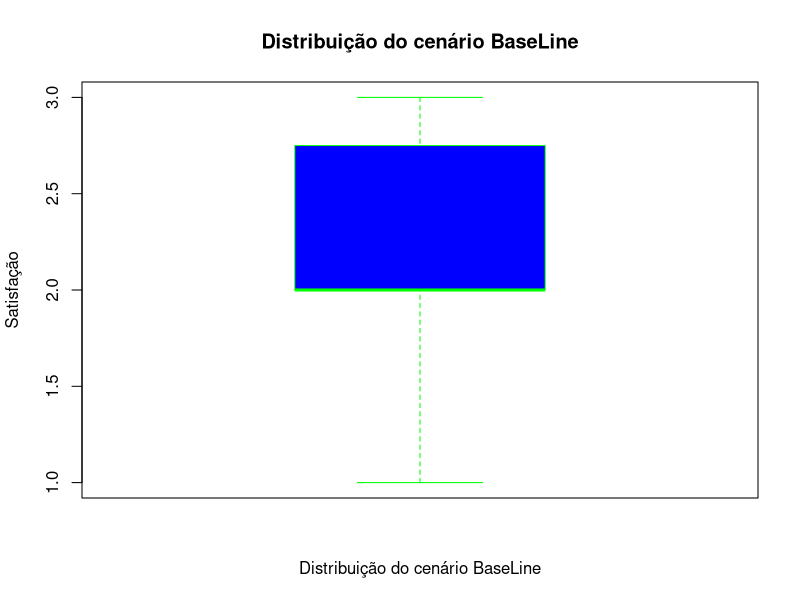
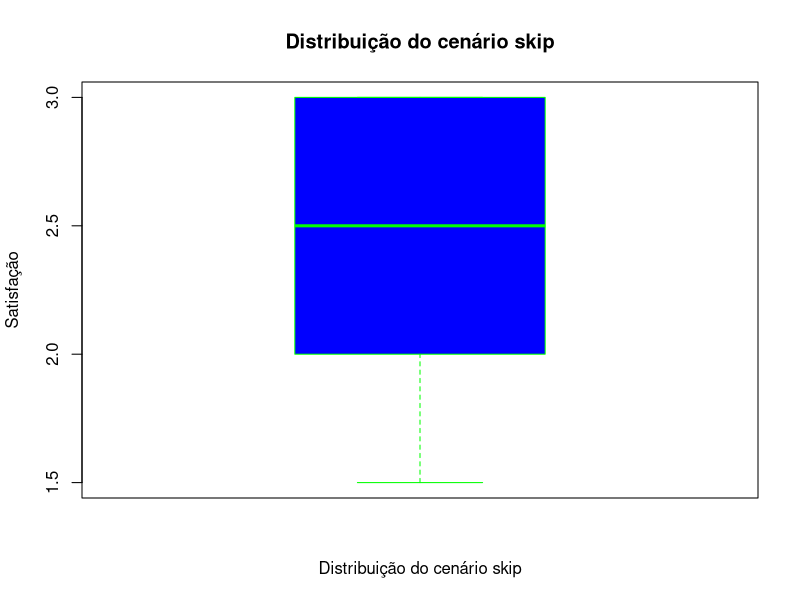
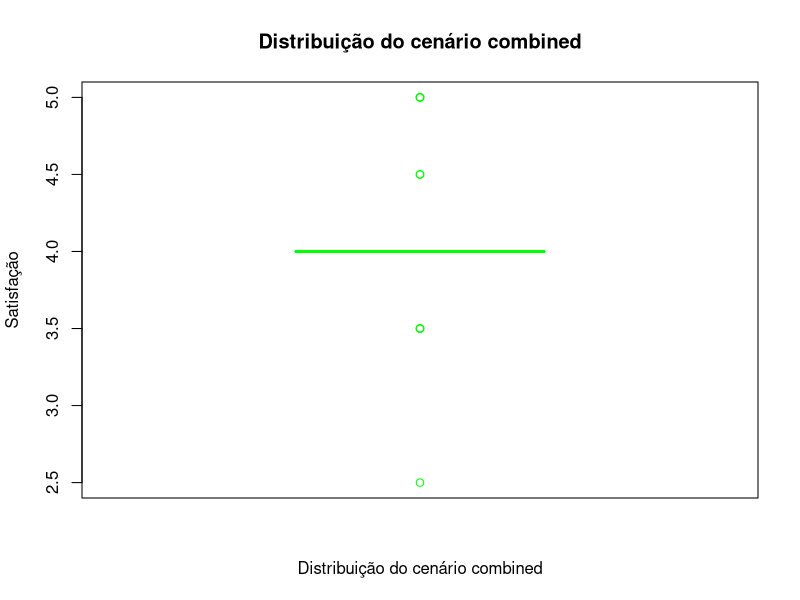
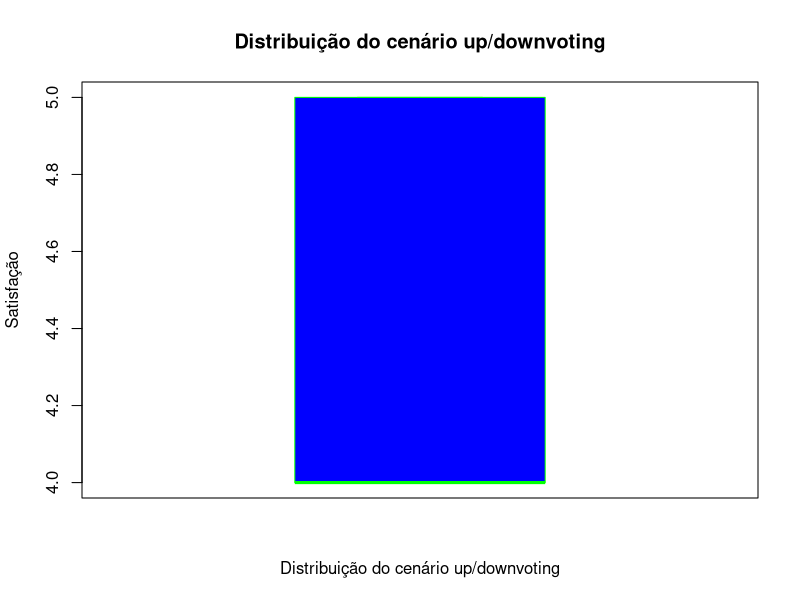
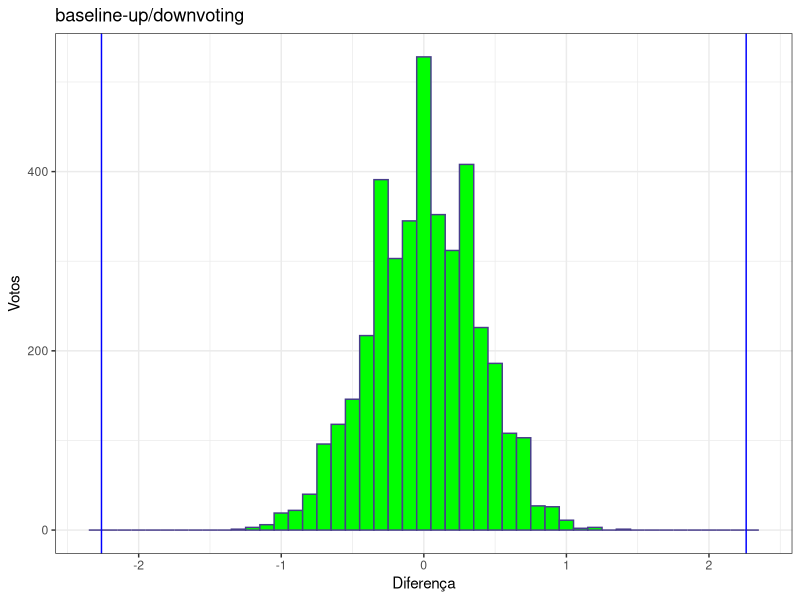

Generate these figures, in order, with R: (Note: a time limit stopped this script after it produced the figures.)
## ---- chunk 1
library(tidyverse)
theme_set(theme_bw())
library(viridis)
library(boot)
library(broom)

knitr::opts_chunk$set(tidy = FALSE,
                      fig.width = 6,
                      fig.height = 5)

## ---- chunk 2
dados = read_csv(here::here("data/satisfacoes.csv"), 
                 col_types = "cdcc") 

glimpse(dados)
## ---- chunk 3
baseLine <- filter(dados, scenario == "baseline")

boxplot(baseLine$satisfaction,
main = "Distribuição do cenário BaseLine",
xlab = "Distribuição do cenário BaseLine",
ylab = "Satisfação",
col = "blue",
border = "green",
horizontal = FALSE
)
## ---- chunk 4
baseLine <- filter(dados, scenario == "skip")

boxplot(baseLine$satisfaction,
main = "Distribuição do cenário skip",
xlab = "Distribuição do cenário skip",
ylab = "Satisfação",
col = "blue",
border = "green",
horizontal = FALSE
)
## ---- chunk 5
baseLine <- filter(dados, scenario == "combined")

boxplot(baseLine$satisfaction,
main = "Distribuição do cenário combined",
xlab = "Distribuição do cenário combined",
ylab = "Satisfação",
col = "blue",
border = "green",
horizontal = FALSE
)
## ---- chunk 6
baseLine <- filter(dados, scenario == "up/downvoting")

boxplot(baseLine$satisfaction,
main = "Distribuição do cenário up/downvoting",
xlab = "Distribuição do cenário up/downvoting",
ylab = "Satisfação",
col = "blue",
border = "green",
horizontal = FALSE
)
## ---- chunk 7
theta <- function(dados, n = 1:NROW(dados), cenarios = c()) {
  if (length(cenarios) != 0)
    dados <- filter(dados, scenario %in% cenarios)
  
  cenarios <- as.factor(dados$scenario) %>% levels()
  
  agrupado = dados %>%
    slice(n) %>%
    group_by(scenario) %>%
    summarise(mean = mean(satisfaction), .groups = 'drop')
  
  
  b = agrupado %>% filter(scenario == cenarios[1]) %>% pull(mean)
  l = agrupado %>% filter(scenario == cenarios[2]) %>% pull(mean)
  l - b
}
## ---- chunk 8
addIntervaloConfianca <- function(ic, cenarios) {
  data.frame(
    base_scenario = cenarios[1],
    cenarios = cenarios[2],
    statistic = ic$statistic,
    conf.low = ic$conf.low,
    conf.high = ic$conf.high
  )
}
## ---- chunk 9
getIntervaloConfianca <- function(df, f, t) {
  df %>%
    filter(scenario %in% f) %>%
    boot(statistic = t,
         R = 4000) %>%
    tidy(conf.level = .95,
         conf.method = "bca",
         conf.int = TRUE)
}

df_comp <- data.frame()
## ---- chunk 10
cenarios = c("baseline", "up/downvoting")
set.seed(1L)
ic <- getIntervaloConfianca(dados, cenarios, theta)
df_comp <- rbind(df_comp, addIntervaloConfianca(ic, cenarios))

ic
## ---- chunk 11
cenarios = c("baseline", "skip")
set.seed(1L)
ic <- getIntervaloConfianca(dados, cenarios, theta)
df_comp <- rbind(df_comp, addIntervaloConfianca(ic, cenarios))

ic
## ---- chunk 12
cenarios = c("baseline", "combined")
set.seed(1L)
ic <- getIntervaloConfianca(dados, cenarios, theta)
df_comp <- rbind(df_comp, addIntervaloConfianca(ic, cenarios))

ic
## ---- chunk 13
theta_hip <- function(dados, cenarios = c()) {
  if (length(cenarios) != 0)
    dados <- filter(dados, scenario %in% cenarios)
  
  cenarios <- as.factor(dados$scenario) %>% levels()
  
  satisfacoes <- dados %>%
    group_by(scenario) %>%
    summarise(satisfacao = mean(satisfaction), .groups = 'drop')
  
  l <- satisfacoes %>% filter(scenario == cenarios[1]) %>% pull(satisfacao)
  b <- satisfacoes %>% filter(scenario == cenarios[2]) %>% pull(satisfacao)
  
  b - l
}
## ---- chunk 14
theta_emb <- function(d, cenarios = c()) {
  if (length(cenarios) != 0)
    d <- filter(d, scenario %in% cenarios)
  
  cenarios <- as.factor(d$scenario) %>% levels()
  
  satisfacoes <- d %>%
    mutate(scenario_embaralhado = sample(scenario, n())) %>%
    group_by(scenario_embaralhado) %>%
    summarise(satisfacao = mean(satisfaction), .groups = 'drop')
  
  l <- satisfacoes %>% filter(scenario_embaralhado == cenarios[1]) %>% pull(satisfacao)
  b <- satisfacoes %>% filter(scenario_embaralhado == cenarios[2]) %>% pull(satisfacao)
  
  b - l
}
## ---- chunk 15
getGrafico <- function(diffs, theta_hipo, cenarios) {
  tibble(diferenca = diffs) %>%
    ggplot(aes(x = diferenca)) +
    geom_histogram(binwidth = .1,
                   fill = "green",
                   color = "darkslateblue") +
    geom_vline(xintercept = theta_hipo, color = "blue") +
    geom_vline(xintercept = -theta_hipo, color = "blue") +
    labs(title = paste(cenarios[1], cenarios[2], sep = "-")) +
    scale_x_continuous(name = "Diferença") +
    scale_y_continuous(name = "Votos")
}
## ---- chunk 16
cenarios = c("baseline", "up/downvoting")
set.seed(1L)
th_bl_dv <- theta_hip(dados, cenarios = cenarios)
diffs = replicate(4000,{theta_emb(dados, cenarios = cenarios)})
getGrafico(diffs, th_bl_dv, cenarios)
## ---- chunk 17
cenarios = c("baseline", "skip")
set.seed(1L)
th_bl_sk <- theta_hip(dados, cenarios = cenarios)
diffs = replicate(4000,{theta_emb(dados, cenarios = cenarios)})
getGrafico(diffs, th_bl_sk, cenarios)
## ---- chunk 18
cenarios = c("baseline", "combined")
set.seed(1L)
th_bl_cb <- theta_hip(dados, cenarios = cenarios)
diffs = replicate(4000,{theta_emb(dados, cenarios = cenarios)})
getGrafico(diffs, th_bl_cb, cenarios)
